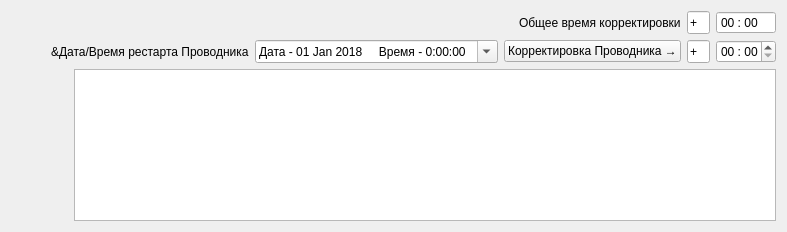
       <widget class="QWidget" name="ProvodTab">
        <attribute name="icon">
         <iconset resource="resourses_and_icons.qrc">
          <normaloff>:/Filling/artifacts/ProvodIcon.png</normaloff>:/Filling/artifacts/ProvodIcon.png</iconset>
        </attribute>
        <attribute name="title">
         <string>&amp;Проводник</string>
        </attribute>
        <layout class="QVBoxLayout" name="verticalLayout_8">
         <item>
          <layout class="QVBoxLayout" name="verticalLayout_5">
           <item>
            <layout class="QHBoxLayout" name="horizontalLayout_5">
             <item>
              <spacer name="horizontalSpacer_18">
               <property name="orientation">
                <enum>Qt::Horizontal</enum>
               </property>
               <property name="sizeHint" stdset="0">
                <size>
                 <width>0</width>
                 <height>0</height>
                </size>
               </property>
              </spacer>
             </item>
             <item>
              <layout class="QVBoxLayout" name="ProvodLayout">
               <item>
                <layout class="QHBoxLayout" name="ProvodAccumLayout">
                 <item>
                  <spacer name="horizontalSpacer_9">
                   <property name="orientation">
                    <enum>Qt::Horizontal</enum>
                   </property>
                   <property name="sizeHint" stdset="0">
                    <size>
                     <width>40</width>
                     <height>20</height>
                    </size>
                   </property>
                  </spacer>
                 </item>
                 <item>
                  <widget class="QLabel" name="labelProvodCorrection">
                   <property name="toolTip">
                    <string>&lt;html&gt;&lt;head/&gt;&lt;body&gt;&lt;p&gt;&lt;span style=&quot; font-size:10pt;&quot;&gt;Сумма всех корректировок, введенных за все время&lt;/span&gt;&lt;/p&gt;&lt;/body&gt;&lt;/html&gt;</string>
                   </property>
                   <property name="text">
                    <string>Общее время корректировки</string>
                   </property>
                  </widget>
                 </item>
                 <item>
                  <widget class="QLineEdit" name="ProvodPlusMinusCorrection">
                   <property name="maximumSize">
                    <size>
                     <width>23</width>
                     <height>25</height>
                    </size>
                   </property>
                   <property name="inputMask">
                    <string/>
                   </property>
                   <property name="text">
                    <string>+</string>
                   </property>
                   <property name="readOnly">
                    <bool>true</bool>
                   </property>
                   <property name="placeholderText">
                    <string>+/-</string>
                   </property>
                  </widget>
                 </item>
                 <item>
                  <widget class="QTimeEdit" name="ProvodEditCorrection">
                   <property name="minimumSize">
                    <size>
                     <width>60</width>
                     <height>23</height>
                    </size>
                   </property>
                   <property name="maximumSize">
                    <size>
                     <width>60</width>
                     <height>23</height>
                    </size>
                   </property>
                   <property name="toolTip">
                    <string>&lt;html&gt;&lt;head/&gt;&lt;body&gt;&lt;p&gt;&lt;span style=&quot; font-size:10pt;&quot;&gt;Минуты : Секунды&lt;/span&gt;&lt;/p&gt;&lt;/body&gt;&lt;/html&gt;</string>
                   </property>
                   <property name="toolTipDuration">
                    <number>-1</number>
                   </property>
                   <property name="statusTip">
                    <string/>
                   </property>
                   <property name="whatsThis">
                    <string/>
                   </property>
                   <property name="autoFillBackground">
                    <bool>false</bool>
                   </property>
                   <property name="wrapping">
                    <bool>false</bool>
                   </property>
                   <property name="frame">
                    <bool>true</bool>
                   </property>
                   <property name="readOnly">
                    <bool>true</bool>
                   </property>
                   <property name="buttonSymbols">
                    <enum>QAbstractSpinBox::NoButtons</enum>
                   </property>
                   <property name="maximumTime">
                    <time>
                     <hour>0</hour>
                     <minute>59</minute>
                     <second>59</second>
                    </time>
                   </property>
                   <property name="displayFormat">
                    <string>mm : ss</string>
                   </property>
                   <property name="calendarPopup">
                    <bool>false</bool>
                   </property>
                   <property name="time">
                    <time>
                     <hour>0</hour>
                     <minute>0</minute>
                     <second>0</second>
                    </time>
                   </property>
                  </widget>
                 </item>
                </layout>
               </item>
               <item>
                <layout class="QHBoxLayout" name="ProvodEditTimingLayout">
                 <item>
                  <spacer name="horizontalSpacer_10">
                   <property name="orientation">
                    <enum>Qt::Horizontal</enum>
                   </property>
                   <property name="sizeHint" stdset="0">
                    <size>
                     <width>40</width>
                     <height>20</height>
                    </size>
                   </property>
                  </spacer>
                 </item>
                 <item>
                  <widget class="QLabel" name="labelProvodRestart">
                   <property name="toolTip">
                    <string>&lt;html&gt;&lt;head/&gt;&lt;body&gt;&lt;p&gt;&lt;span style=&quot; font-size:10pt;&quot;&gt;Дата/Время рестарта Проводника с учетом изменений&lt;/span&gt;&lt;/p&gt;&lt;/body&gt;&lt;/html&gt;</string>
                   </property>
                   <property name="text">
                    <string>&amp;Дата/Время рестарта Проводника</string>
                   </property>
                  </widget>
                 </item>
                 <item>
                  <widget class="QDateTimeEdit" name="ProvodRestart">
                   <property name="sizePolicy">
                    <sizepolicy hsizetype="Fixed" vsizetype="Fixed">
                     <horstretch>0</horstretch>
                     <verstretch>0</verstretch>
                    </sizepolicy>
                   </property>
                   <property name="minimumSize">
                    <size>
                     <width>220</width>
                     <height>23</height>
                    </size>
                   </property>
                   <property name="toolTip">
                    <string>&lt;html&gt;&lt;head/&gt;&lt;body&gt;&lt;p&gt;&lt;span style=&quot; font-size:10pt;&quot;&gt;Можно использовать клавиши ←, →, ↑, ↓ на клавиатуре, а также справа можно открыть календарь для редактирования даты.&lt;/span&gt;&lt;/p&gt;&lt;/body&gt;&lt;/html&gt;</string>
                   </property>
                   <property name="minimumDateTime">
                    <datetime>
                     <hour>0</hour>
                     <minute>0</minute>
                     <second>0</second>
                     <year>2018</year>
                     <month>1</month>
                     <day>1</day>
                    </datetime>
                   </property>
                   <property name="minimumDate">
                    <date>
                     <year>2018</year>
                     <month>1</month>
                     <day>1</day>
                    </date>
                   </property>
                   <property name="displayFormat">
                    <string>Дата - dd MMM yyyy     Время - H:mm:ss</string>
                   </property>
                   <property name="calendarPopup">
                    <bool>true</bool>
                   </property>
                  </widget>
                 </item>
                 <item>
                  <widget class="QPushButton" name="EditTimingProvod">
                   <property name="toolTip">
                    <string>&lt;html&gt;&lt;head/&gt;&lt;body&gt;&lt;p&gt;&lt;span style=&quot; font-size:10pt;&quot;&gt;Если Проводник появился чуть раньше или чуть позже - можно откорректировать все тайминги , указав время, которое нужно изменить в панели справа&lt;/span&gt;&lt;/p&gt;&lt;/body&gt;&lt;/html&gt;</string>
                   </property>
                   <property name="text">
                    <string>Корректировка Проводника →</string>
                   </property>
                   <property name="autoDefault">
                    <bool>false</bool>
                   </property>
                  </widget>
                 </item>
                 <item>
                  <widget class="QLineEdit" name="ProvodPlusMinus">
                   <property name="maximumSize">
                    <size>
                     <width>23</width>
                     <height>25</height>
                    </size>
                   </property>
                   <property name="toolTip">
                    <string>&lt;html&gt;&lt;head/&gt;&lt;body&gt;&lt;p&gt;&lt;span style=&quot; font-size:10pt;&quot;&gt;Добавить или вычесть время корректировки?&lt;/span&gt;&lt;/p&gt;&lt;/body&gt;&lt;/html&gt;</string>
                   </property>
                   <property name="inputMask">
                    <string/>
                   </property>
                   <property name="text">
                    <string>+</string>
                   </property>
                   <property name="placeholderText">
                    <string>+/-</string>
                   </property>
                  </widget>
                 </item>
                 <item>
                  <widget class="QTimeEdit" name="ProvodEdit">
                   <property name="minimumSize">
                    <size>
                     <width>60</width>
                     <height>23</height>
                    </size>
                   </property>
                   <property name="maximumSize">
                    <size>
                     <width>60</width>
                     <height>23</height>
                    </size>
                   </property>
                   <property name="toolTip">
                    <string>&lt;html&gt;&lt;head/&gt;&lt;body&gt;&lt;p&gt;&lt;span style=&quot; font-size:10pt;&quot;&gt;Формат ввода - Минуты : Секунды&lt;/span&gt;&lt;/p&gt;&lt;/body&gt;&lt;/html&gt;</string>
                   </property>
                   <property name="toolTipDuration">
                    <number>-1</number>
                   </property>
                   <property name="statusTip">
                    <string/>
                   </property>
                   <property name="whatsThis">
                    <string/>
                   </property>
                   <property name="maximumTime">
                    <time>
                     <hour>0</hour>
                     <minute>59</minute>
                     <second>59</second>
                    </time>
                   </property>
                   <property name="displayFormat">
                    <string>mm : ss</string>
                   </property>
                   <property name="calendarPopup">
                    <bool>false</bool>
                   </property>
                   <property name="time">
                    <time>
                     <hour>0</hour>
                     <minute>0</minute>
                     <second>0</second>
                    </time>
                   </property>
                  </widget>
                 </item>
                </layout>
               </item>
               <item>
                <layout class="QHBoxLayout" name="ProvodTableLayout">
                 <item>
                  <spacer name="horizontalSpacer_11">
                   <property name="orientation">
                    <enum>Qt::Horizontal</enum>
                   </property>
                   <property name="sizeHint" stdset="0">
                    <size>
                     <width>13</width>
                     <height>149</height>
                    </size>
                   </property>
                  </spacer>
                 </item>
                 <item>
                  <widget class="QTableWidget" name="ProvodTable">
                   <property name="enabled">
                    <bool>true</bool>
                   </property>
                   <property name="sizePolicy">
                    <sizepolicy hsizetype="Fixed" vsizetype="Fixed">
                     <horstretch>0</horstretch>
                     <verstretch>0</verstretch>
                    </sizepolicy>
                   </property>
                   <property name="minimumSize">
                    <size>
                     <width>702</width>
                     <height>152</height>
                    </size>
                   </property>
                   <property name="maximumSize">
                    <size>
                     <width>702</width>
                     <height>152</height>
                    </size>
                   </property>
                   <property name="font">
                    <font>
                     <family>Arial</family>
                     <pointsize>14</pointsize>
                    </font>
                   </property>
                   <property name="frameShape">
                    <enum>QFrame::Box</enum>
                   </property>
                   <property name="frameShadow">
                    <enum>QFrame::Raised</enum>
                   </property>
                   <property name="lineWidth">
                    <number>0</number>
                   </property>
                   <property name="midLineWidth">
                    <number>1</number>
                   </property>
                   <property name="editTriggers">
                    <set>QAbstractItemView::NoEditTriggers</set>
                   </property>
                   <property name="dragEnabled">
                    <bool>false</bool>
                   </property>
                   <property name="alternatingRowColors">
                    <bool>false</bool>
                   </property>
                   <property name="selectionMode">
                    <enum>QAbstractItemView::SingleSelection</enum>
                   </property>
                   <property name="selectionBehavior">
                    <enum>QAbstractItemView::SelectItems</enum>
                   </property>
                   <property name="showGrid">
                    <bool>true</bool>
                   </property>
                   <property name="gridStyle">
                    <enum>Qt::SolidLine</enum>
                   </property>
                   <property name="sortingEnabled">
                    <bool>false</bool>
                   </property>
                   <attribute name="horizontalHeaderCascadingSectionResizes">
                    <bool>false</bool>
                   </attribute>
                   <attribute name="horizontalHeaderHighlightSections">
                    <bool>true</bool>
                   </attribute>
                   <attribute name="verticalHeaderVisible">
                    <bool>false</bool>
                   </attribute>
                  </widget>
                 </item>
                </layout>
               </item>
              </layout>
             </item>
            </layout>
           </item>
           <item>
            <spacer name="verticalSpacer_5">
             <property name="orientation">
              <enum>Qt::Vertical</enum>
             </property>
             <property name="sizeHint" stdset="0">
              <size>
               <width>0</width>
               <height>0</height>
              </size>
             </property>
            </spacer>
           </item>
          </layout>
         </item>
        </layout>
       </widget>
